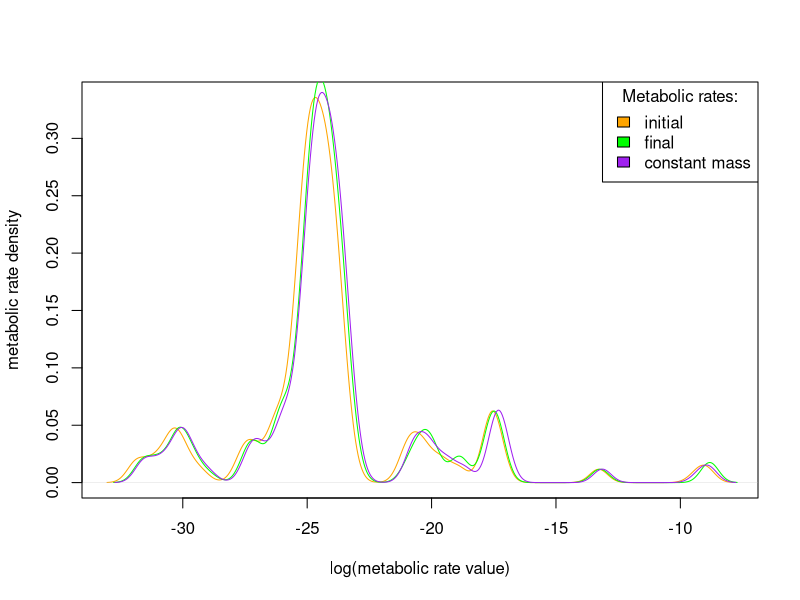
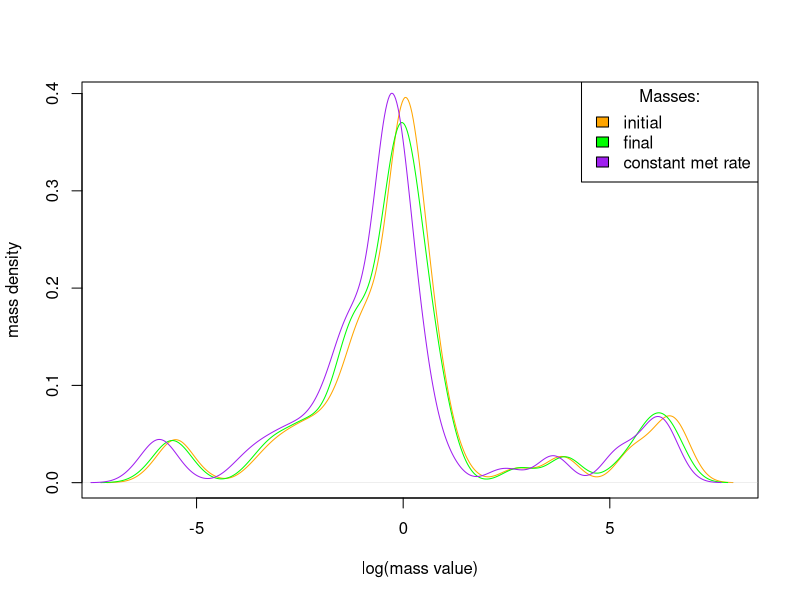
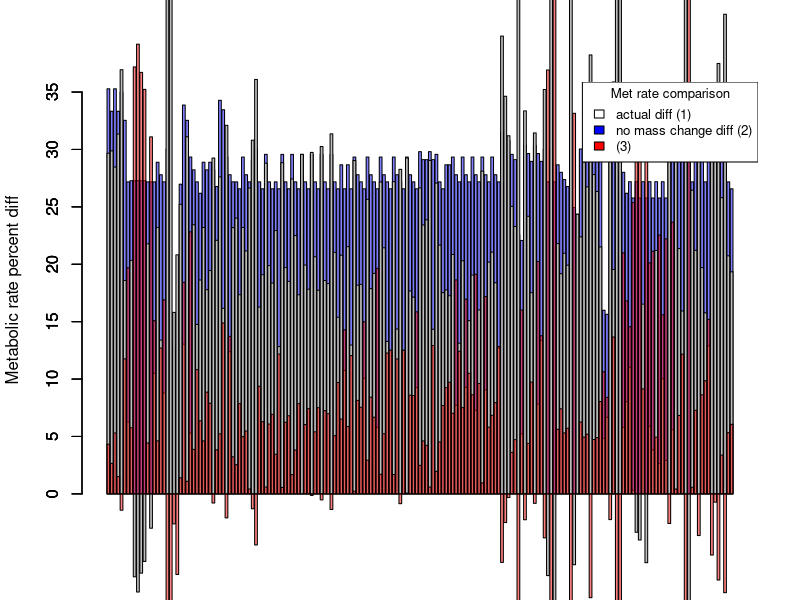
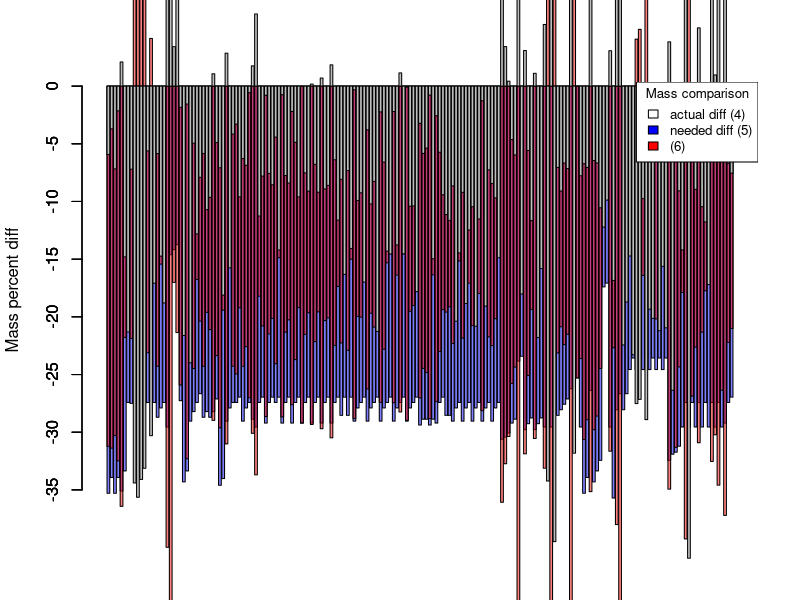
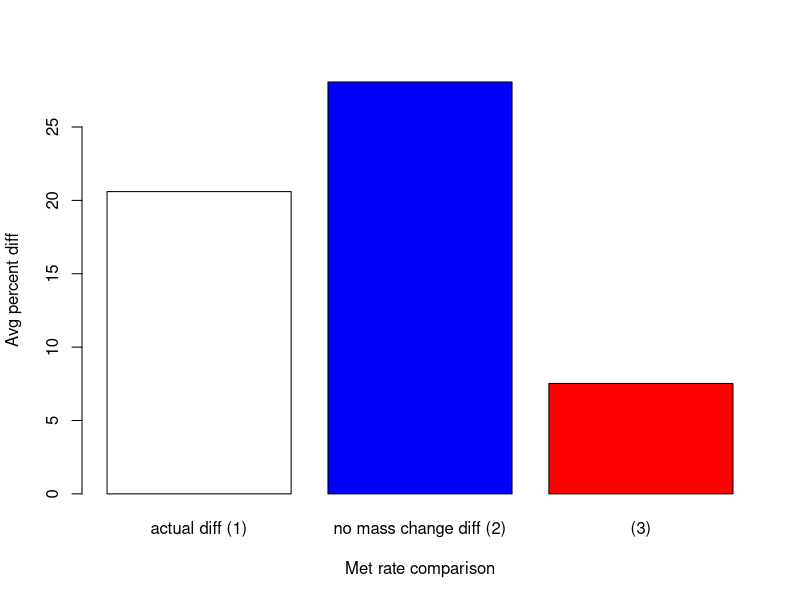
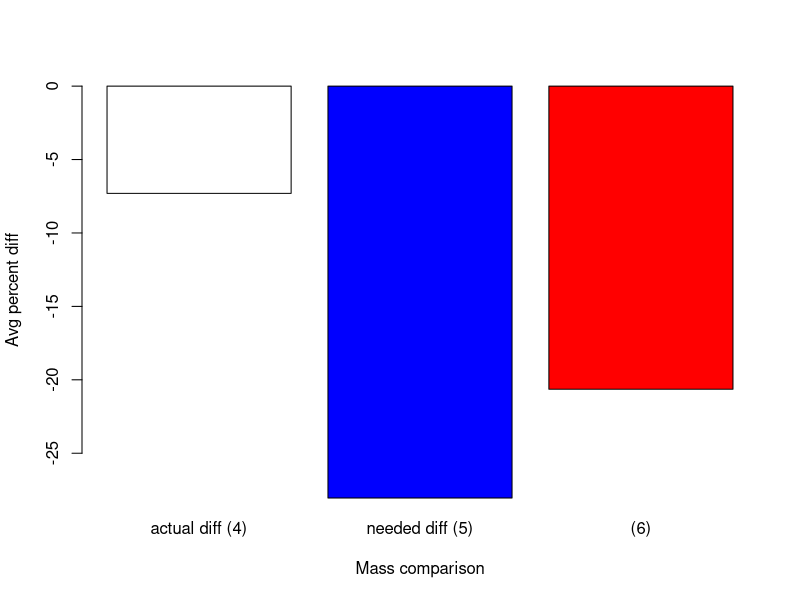

Source code (R) for these figures, in order:

#--------------CALCULATING EXPONENTS AND ACTIVATION ENERGY FOR METABOLIC EQUATIONS-------------------------------

### For the metabolic rate equation Metabolic Rate = constant * (Mass ^exponent) * e ^ Activation Energy/kt
### This section uses metabolic rate, temperature, and size data to calculated fitted exponent and activation
### energy for the taxonomic classes for which we could find data. 

# Classes: Branchiopoda, Malacostraca, Maxillopoda
# Data source: Makrieva
MR_data = read.csv("Class_metabolicrates_Makrievadata.csv", stringsAsFactors = FALSE)
Class_list=unique(MR_data$Class)
InvK=1/(273.15+MR_data$TC) #getting all the units correct
Mkg=MR_data$Mg/1000
W=MR_data$qWkg*Mkg
MR_data = cbind(MR_data, InvK, W)

#obtaining class-specific exponents for metabolic rate scaling for Branchiopoda Malacostraca and Maxillopoda
class_slopes=c()
for (current_class in Class_list){
  Class_data=subset(MR_data, MR_data$Class == current_class)
  basic=lm(log(Class_data$W) ~ log(Class_data$Mg) + Class_data$InvK)
  Mslope=basic$coefficients[2]
  Tslope=basic$coefficients[3]
  Ea=Tslope*0.00008617
  class_slopes=rbind(class_slopes, c(current_class, Mslope, Tslope, Ea))
}

# Classes: Amphibia
# Data source: White
MR_Amphi = read.csv("Whiteetal_Amphibiandata.csv", stringsAsFactors = FALSE)
A_InvK=1/(273.15+MR_Amphi$TC)
A_Mkg=MR_Amphi$Mg/1000
MR_Amphi = cbind(MR_Amphi, A_InvK, A_Mkg)
A_basic=lm(log(MR_Amphi$Watts) ~ log(MR_Amphi$A_Mkg) + MR_Amphi$A_InvK)
Mslope=A_basic$coefficients[2]
Tslope=A_basic$coefficients[3]
Ea=Tslope*0.00008617
class_slopes=rbind(class_slopes, c("Amphibia", Mslope, Tslope, Ea))
class_slopes=as.data.frame(class_slopes, stringsAsFactors = FALSE)

# Classes: Actinoperygii
# Data source: Gillooly
#obtaining super-class-specific exponents for metabolic rate scaling in fish
MR_fish = read.csv("gillooly_fish.csv", stringsAsFactors = FALSE)
f_Mkg=MR_fish$Mg/1000
MR_fish = cbind(MR_fish, f_Mkg)
F_basic=lm(log(MR_fish$W) ~ log(MR_fish$f_Mkg) + MR_fish$invK)
Mslope=F_basic$coefficients[2]
Tslope=F_basic$coefficients[3]
Ea=Tslope*0.00008617
class_slopes=rbind(class_slopes, c("Actinoperygii", Mslope, Tslope, Ea))
class_slopes=as.data.frame(class_slopes, stringsAsFactors = FALSE)

#removing unneccesary column and renaming columns
class_values=class_slopes[c(-3)]
names(class_values)[names(class_values) == "V1"] = "Class"
names(class_values)[names(class_values) == "log(Class_data$Mg)"] = "exponent"
names(class_values)[names(class_values) == "Class_data$InvK"] = "Ea"

# Classes: Insecta, Gastropoda, Eurotatoria, Entognatha
# Data source (Insecta only): Chown
# Remaining classes' values from theory
I_class="Insecta"
other_class=c("Gastropoda","Eurotatoria", "Entognatha")
I_slope=0.75
I_Ea=-0.62
Other_Ea=-0.63
other_values=cbind(I_class,I_slope,I_Ea)
for (current_class in other_class){
  current_values=cbind(current_class,I_slope,Other_Ea)
  other_values=rbind(other_values, current_values)
}

other_values = as.data.frame(other_values)
names(other_values)[names(other_values) == "I_class"] = "Class"
names(other_values)[names(other_values) == "I_slope"] = "exponent"
names(other_values)[names(other_values) == "I_Ea"] = "Ea"
class_values = rbind(class_values, other_values)
class_values = transform(class_values, exponent = as.numeric(exponent), Ea = as.numeric(Ea))

#---------------------CREATE THREE DEGREE DATASET----------------------------
### Within a scientific paper, the body size-temperature study may have replicated
### experiments or have slightly different experiments that were conducted. Each experiment
### is called a replicate and was given a unique identifier in "MTEEcto_data.csv". 

# Read in compiled experimental dataset, has one temperature and replicate per row
original_data = read.csv("MTEEcto_data.csv", stringsAsFactors = FALSE, fileEncoding = "latin1")

# Turn unique row names into column in original dataset
original_data = data.frame(as.numeric(rownames(original_data)), original_data)
colnames(original_data)[1] = "row_names"

# Create list of experiment names and respective species
replicate_list_original=unique(original_data$studyID)

# Create dataset containing all temperature pairs within each replicate
all_pairs = c()
for(current_replicate in replicate_list_original){
  single_replicate = subset(original_data, original_data$studyID == current_replicate)
  single_replicate_rownames_combos = combn(single_replicate$row_names, 2)
  single_replicate_rownames_combos = t(single_replicate_rownames_combos)
  single_replicate_temps_combos = combn(single_replicate$temp, 2)
  single_replicate_temps_combos = t(single_replicate_temps_combos)
  single_replicate_masses_combos = combn(single_replicate$mass, 2)
  single_replicate_masses_combos = t(single_replicate_masses_combos)
  single_replicate_combos = cbind(single_replicate_rownames_combos, single_replicate_temps_combos, single_replicate_masses_combos)
  single_replicate_combos = data.frame(single_replicate_combos)
  single_replicate_combos = cbind(current_replicate, single_replicate_combos)
  all_pairs = rbind(all_pairs, single_replicate_combos)
}
names(all_pairs) = c("studyID", "initial_temp_row", "final_temp_row", "initial_temp", "final_temp", "initial_mass", "final_mass")

# Subset dataset to contain only temperature pairs that differ by 3*
all_pairs$temp_diff = all_pairs$final_temp - all_pairs$initial_temp
three_degree_pairs = subset(all_pairs, all_pairs$temp_diff == 3)

# Add species to three degree difference pairs
lookup = original_data[match(three_degree_pairs$studyID, original_data$studyID),]
three_degree_pairs$species = lookup$Species
three_degree_pairs$Class = lookup$Class

# List of species and number of pairs per species
species_duplicates = sort(table(three_degree_pairs$species), decreasing=TRUE)

# Add class-specific values to pairs dataset
store_class_values = class_values[match(three_degree_pairs$Class, class_values$Class),]
three_degree_pairs = cbind(three_degree_pairs, store_class_values$exponent, store_class_values$Ea)
colnames(three_degree_pairs)[11] = "exponent"
colnames(three_degree_pairs)[12] = "Ea"

# List of classes and number of pairs per class
class_distribution = table(three_degree_pairs$Class)

#------------------CALCULATE METABOLIC RATES/MASSES--------------------------

# Use MTE equation to calculate metabolic rates (initial, final, and w/ constant/initial mass)
three_degree_pairs$initial_metrate = (three_degree_pairs$initial_mass ^ three_degree_pairs$exponent) * (exp(((three_degree_pairs$Ea) / (.00008617 * (three_degree_pairs$initial_temp + 273.15)))))
three_degree_pairs$final_metrate = (three_degree_pairs$final_mass ^ three_degree_pairs$exponent) * (exp(((three_degree_pairs$Ea) / (.00008617 * (three_degree_pairs$final_temp + 273.15)))))
three_degree_pairs$constantmass_metrate = (three_degree_pairs$initial_mass ^ three_degree_pairs$exponent) * (exp(((three_degree_pairs$Ea) / (.00008617 * (three_degree_pairs$final_temp + 273.15)))))

# Use rearranged MTE equation to calculate mass w/ constant/initial metabolic rate
three_degree_pairs$constantmetrate_mass = (three_degree_pairs$initial_metrate / (exp(three_degree_pairs$Ea / (.00008617 * (three_degree_pairs$final_temp + 273.15))))) ^ (1 / three_degree_pairs$exponent)

#--------------------EXPLORATORY STATS AND FIGURES-----------------------

### Summary values

# Percent differences for metabolic rates
  # 1: initial to final (empirical), expect increase
  # 2: initial to constant mass (theoretical), expect increase
  # 3: final to constant mass, expect increase
percent_diff1 = ((three_degree_pairs$final_metrate / three_degree_pairs$initial_metrate) - 1) * 100
percent_diff2 = ((three_degree_pairs$constantmass_metrate / three_degree_pairs$initial_metrate) - 1) * 100
percent_diff3 = ((three_degree_pairs$constantmass_metrate / three_degree_pairs$final_metrate) - 1) * 100

# Percent differences for masses
  # 4: initial to final (empirical), expect decrease
  # 5: initial to constant metabolic rate (theoretical), expect decrease
  # 6: final to constant metabolic rate, expect decrease
percent_diff4 = ((three_degree_pairs$final_mass / three_degree_pairs$initial_mass) - 1) * 100
percent_diff5 = ((three_degree_pairs$constantmetrate_mass / three_degree_pairs$initial_mass) - 1) * 100
percent_diff6 = ((three_degree_pairs$constantmetrate_mass / three_degree_pairs$final_mass) - 1) * 100

# Average percent differences
avg_pd_1 = mean(percent_diff1)
avg_pd_2 = mean(percent_diff2)
avg_pd_3 = mean(percent_diff3)
avg_pd_4 = mean(percent_diff4)
avg_pd_5 = mean(percent_diff5)
avg_pd_6 = mean(percent_diff6)

# Standard deviations of percent differences
sd_pd_1 = sd(percent_diff1)
sd_pd_2 = sd(percent_diff2)
sd_pd_3 = sd(percent_diff3)
sd_pd_4 = sd(percent_diff4)
sd_pd_5 = sd(percent_diff5)
sd_pd_6 = sd(percent_diff6)

### Statistical tests

# T-tests for metabolic rates
  # 1: initial to final (empirical)
  # 2: initial to constant mass (theoretical)
  # 3: final to constant mass
ttest1 = t.test(three_degree_pairs$initial_metrate, three_degree_pairs$final_metrate, paired = TRUE)
ttest2 = t.test(three_degree_pairs$initial_metrate, three_degree_pairs$constantmass_metrate, paired = TRUE)
ttest3 = t.test(three_degree_pairs$final_metrate, three_degree_pairs$constantmass_metrate, paired = TRUE)

# T-tests for masses
  # 4: initial to final (empirical)
  # 5: initial to constant metabolic rate (theoretical)
  # 6: final to constant metabolic rate
ttest4 = t.test(three_degree_pairs$initial_mass, three_degree_pairs$final_mass, paired = TRUE)
ttest5 = t.test(three_degree_pairs$initial_mass, three_degree_pairs$constantmetrate_mass, paired = TRUE)
ttest6 = t.test(three_degree_pairs$final_mass, three_degree_pairs$constantmetrate_mass, paired = TRUE)

### Figures

# Histograms not useful
# # Histogram of all metabolic rates
# hist(log(three_degree_pairs$initial_metrate))
# hist(log(three_degree_pairs$final_metrate), col = rgb(0, 0, 1, 0.5), add = T)
# hist(log(three_degree_pairs$constantmass_metrate), col = rgb(1, 0, 0, 0.5), add = T)
# 
# # Histogram of all mass values
# hist(log(three_degree_pairs$initial_mass))
# hist(log(three_degree_pairs$final_mass), col = rgb(0, 0, 1, 0.5), add = T)
# hist(log(three_degree_pairs$constantmetrate_mass), col = rgb(1, 0, 0, 0.5), add = T)

# Density plot of metabolic rates, log-transformed
plot(density(log(three_degree_pairs$initial_metrate)), col = "orange", main = "", 
     xlab = "log(metabolic rate value)", ylab = "metabolic rate density")
lines(density(log(three_degree_pairs$final_metrate)), col = "green")
lines(density(log(three_degree_pairs$constantmass_metrate)), col = "purple")
legend("topright", c("initial", "final", "constant mass"), title = "Metabolic rates:",
       fill = c("orange", "green", "purple"))

# Density plot of mass values, log-transformed
plot(density(log(three_degree_pairs$initial_mass)), col = "orange", main = "", 
     xlab = "log(mass value)", ylab = "mass density")
lines(density(log(three_degree_pairs$final_mass)), col = "green")
lines(density(log(three_degree_pairs$constantmetrate_mass)), col = "purple")
legend("topright", c("initial", "final", "constant met rate"), title = "Masses:",
       fill = c("orange", "green", "purple"))

# 1:1 plots not useful, though mass values one is slightly clearer
# # 1:1 plot of metabolic rates
# plot(log(three_degree_pairs$initial_metrate), log(three_degree_pairs$final_metrate), col = "green")
# points(log(three_degree_pairs$initial_metrate), log(three_degree_pairs$constantmass_metrate), col = "purple")
# lines(x = c(-40, 0), y = c(-40, 0))
# 
# # 1:1 plot of mass values
# plot(log(three_degree_pairs$initial_mass), log(three_degree_pairs$final_mass), col = "green")
# points(log(three_degree_pairs$initial_mass), log(three_degree_pairs$constantmetrate_mass), col = "purple")
# lines(x = c(-7, 7), y = c(-7, 7))

# Barplot of percent differences for metabolic rates; expect 0 < diff3 < diff1 < diff2
barplot(percent_diff2, col = rgb(0, 0, 1, 0.5), ylab = "Metabolic rate percent diff")
barplot(percent_diff1, add = T)
barplot(percent_diff3, col = rgb(1, 0, 0, 0.5), add = T)
legend("topright", c("actual diff (1)", "no mass change diff (2)", "(3)"), cex = 0.8, 
       title = "Met rate comparison", fill = c("white", "blue", "red"))

# Barplot of percent differences for masses; expect 0 > diff4 > diff 5, uncertain diff6
barplot(percent_diff5, col = rgb(0, 0, 1, 0.5), ylab = "Mass percent diff")
barplot(percent_diff6, col = rgb(1, 0, 0, 0.5), add = T)
barplot(percent_diff4, add = T)
legend("topright", c("actual diff (4)", "needed diff (5)", "(6)"), cex = 0.8, title = "Mass comparison", 
       fill = c("white", "blue", "red"))

# Barplot of average percent difference for metabolic rates
# Possibly add SD in future
barplot(c(avg_pd_1, avg_pd_2, avg_pd_3), col = c("white", "blue", "red"), 
        names.arg = c("actual diff (1)", "no mass change diff (2)", "(3)"), 
        xlab = "Met rate comparison", ylab = "Avg percent diff")

# Barplot of average percent difference for masses
# Possibly add SD in future
barplot(c(avg_pd_4, avg_pd_5, avg_pd_6), col = c("white", "blue", "red"), 
        names.arg = c("actual diff (4)", "needed diff (5)", "(6)"), 
        xlab = "Mass comparison", ylab = "Avg percent diff")

#-----------------------------ABSOLUTE TEMP-------------------------------

# Arrange dataset according to class
#three_degree_pairs = three_degree_pairs[with(three_degree_pairs, order(Class)), ]

# Arrange dataset according to initial temperature
#three_degree_pairs = three_degree_pairs[with(three_degree_pairs, order(initial_temp)), ]
